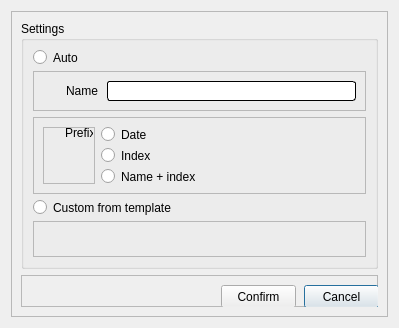
<?xml version="1.0" encoding="UTF-8"?>
<ui version="4.0">
 <class>Dialog</class>
 <widget class="QDialog" name="Dialog">
  <property name="geometry">
   <rect>
    <x>0</x>
    <y>0</y>
    <width>399</width>
    <height>328</height>
   </rect>
  </property>
  <property name="windowTitle">
   <string>Dialog</string>
  </property>
  <layout class="QHBoxLayout" name="horizontalLayout">
   <item>
    <widget class="QFrame" name="frame">
     <property name="frameShape">
      <enum>QFrame::StyledPanel</enum>
     </property>
     <property name="frameShadow">
      <enum>QFrame::Raised</enum>
     </property>
     <layout class="QVBoxLayout" name="verticalLayout">
      <item>
       <widget class="QGroupBox" name="groupBox">
        <property name="maximumSize">
         <size>
          <width>16777215</width>
          <height>16777215</height>
         </size>
        </property>
        <property name="styleSheet">
         <string notr="true">border-color: rgb(0, 0, 0);</string>
        </property>
        <property name="title">
         <string>Settings</string>
        </property>
        <layout class="QVBoxLayout" name="verticalLayout_2">
         <item>
          <widget class="QRadioButton" name="manual">
           <property name="text">
            <string>Auto</string>
           </property>
          </widget>
         </item>
         <item>
          <widget class="QFrame" name="frame_2">
           <property name="maximumSize">
            <size>
             <width>16777215</width>
             <height>41</height>
            </size>
           </property>
           <property name="styleSheet">
            <string notr="true">padding-left: 10px;</string>
           </property>
           <property name="frameShape">
            <enum>QFrame::StyledPanel</enum>
           </property>
           <property name="frameShadow">
            <enum>QFrame::Raised</enum>
           </property>
           <layout class="QHBoxLayout" name="horizontalLayout_2">
            <item>
             <widget class="QLabel" name="label">
              <property name="text">
               <string>Name</string>
              </property>
             </widget>
            </item>
            <item>
             <widget class="QLineEdit" name="newName">
              <property name="styleSheet">
               <string notr="true">QLineEdit{
	border: 1px solid #000;
	border-radius: 3px;
	font-size: 14px;
	padding: 0 3px;
}</string>
              </property>
             </widget>
            </item>
           </layout>
          </widget>
         </item>
         <item>
          <widget class="QFrame" name="frame_5">
           <property name="maximumSize">
            <size>
             <width>16777215</width>
             <height>16777215</height>
            </size>
           </property>
           <property name="frameShape">
            <enum>QFrame::StyledPanel</enum>
           </property>
           <property name="frameShadow">
            <enum>QFrame::Raised</enum>
           </property>
           <layout class="QHBoxLayout" name="horizontalLayout_3">
            <item>
             <widget class="QFrame" name="frame_6">
              <property name="maximumSize">
               <size>
                <width>52</width>
                <height>16777215</height>
               </size>
              </property>
              <property name="frameShape">
               <enum>QFrame::StyledPanel</enum>
              </property>
              <property name="frameShadow">
               <enum>QFrame::Raised</enum>
              </property>
              <widget class="QLabel" name="label_2">
               <property name="geometry">
                <rect>
                 <x>22</x>
                 <y>-2</y>
                 <width>28</width>
                 <height>16</height>
                </rect>
               </property>
               <property name="text">
                <string>Prefix</string>
               </property>
              </widget>
             </widget>
            </item>
            <item>
             <layout class="QVBoxLayout" name="verticalLayout_3">
              <item>
               <widget class="QRadioButton" name="radioButton">
                <property name="text">
                 <string>Date</string>
                </property>
               </widget>
              </item>
              <item>
               <widget class="QRadioButton" name="radioButton_4">
                <property name="text">
                 <string>Index</string>
                </property>
               </widget>
              </item>
              <item>
               <widget class="QRadioButton" name="radioButton_3">
                <property name="text">
                 <string>Name + index</string>
                </property>
               </widget>
              </item>
             </layout>
            </item>
           </layout>
          </widget>
         </item>
         <item>
          <widget class="QRadioButton" name="excel">
           <property name="text">
            <string>Custom from template</string>
           </property>
          </widget>
         </item>
         <item>
          <widget class="QFrame" name="frame_3">
           <property name="frameShape">
            <enum>QFrame::StyledPanel</enum>
           </property>
           <property name="frameShadow">
            <enum>QFrame::Raised</enum>
           </property>
          </widget>
         </item>
        </layout>
       </widget>
      </item>
      <item>
       <widget class="QFrame" name="frame_4">
        <property name="maximumSize">
         <size>
          <width>16777215</width>
          <height>32</height>
         </size>
        </property>
        <property name="frameShape">
         <enum>QFrame::StyledPanel</enum>
        </property>
        <property name="frameShadow">
         <enum>QFrame::Raised</enum>
        </property>
        <widget class="QPushButton" name="cancel_btn">
         <property name="geometry">
          <rect>
           <x>283</x>
           <y>10</y>
           <width>75</width>
           <height>23</height>
          </rect>
         </property>
         <property name="text">
          <string>Cancel</string>
         </property>
        </widget>
        <widget class="QPushButton" name="confirm_btn">
         <property name="geometry">
          <rect>
           <x>200</x>
           <y>10</y>
           <width>75</width>
           <height>23</height>
          </rect>
         </property>
         <property name="text">
          <string>Confirm</string>
         </property>
        </widget>
       </widget>
      </item>
     </layout>
    </widget>
   </item>
  </layout>
 </widget>
 <resources/>
 <connections/>
</ui>
